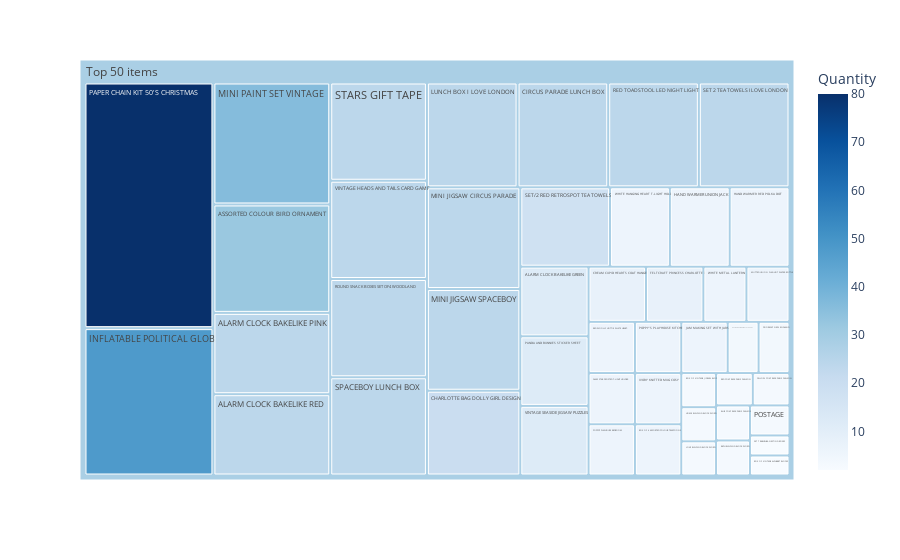

This figure's notebook cell:
### Markdown cell above
## Visualize top 50 items with TreeMap

### Code cell
# Plot the top 50 items using TreeMap.
df["all"] = "Top 50 items"
fig = px.treemap(
    df.head(50), path=["all", "Description"], values="Quantity",
    color=df["Quantity"].head(50), hover_data=["Description"],
    color_continuous_scale="Blues",
)
fig.show()

### Figure 1 — Plotly figure (JSON) as saved in the notebook; plotly's stock layout.template omitted (floating-point values rounded to 4 significant figures)
{"data": [{"branchvalues": "total", "customdata": [["WHITE HANGING HEART T-LIGHT HOLDER", 6], ["WHITE METAL LANTERN", 6], ["CREAM CUPID HEARTS COAT HANGER", 8], ["KNITTED UNION FLAG HOT WATER BOTTLE", 6], ["RED WOOLLY HOTTIE WHITE HEART.", 6], ["SET 7 BABUSHKA NESTING BOXES", 2], ["GLASS STAR FROSTED T-LIGHT HOLDER", 6], ["HAND WARMER UNION JACK", 6], ["HAND WARMER RED POLKA DOT", 6], ["ASSORTED COLOUR BIRD ORNAMENT", 32], ["POPPY'S PLAYHOUSE BEDROOM", 6], ["POPPY'S PLAYHOUSE KITCHEN", 6], ["FELTCRAFT PRINCESS CHARLOTTE DOLL", 8], ["IVORY KNITTED MUG COSY", 6], ["BOX OF 6 ASSORTED COLOUR TEASPOONS", 6], ["BOX OF VINTAGE JIGSAW BLOCKS", 3], ["BOX OF VINTAGE ALPHABET BLOCKS", 2], ["HOME BUILDING BLOCK WORD", 3], ["LOVE BUILDING BLOCK WORD", 3], ["RECIPE BOX WITH METAL HEART", 4], ["DOORMAT NEW ENGLAND", 4], ["JAM MAKING SET WITH JARS", 6], ["RED COAT RACK PARIS FASHION", 3], ["YELLOW COAT RACK PARIS FASHION", 3], ["BLUE COAT RACK PARIS FASHION", 3], ["BATH BUILDING BLOCK WORD", 3], ["ALARM CLOCK BAKELIKE PINK", 24], ["ALARM CLOCK BAKELIKE RED", 24], ["ALARM CLOCK BAKELIKE GREEN", 12], ["PANDA AND BUNNIES STICKER SHEET", 12], ["STARS GIFT TAPE", 24], ["INFLATABLE POLITICAL GLOBE", 48], ["VINTAGE HEADS AND TAILS CARD GAME", 24], ["SET/2 RED RETROSPOT TEA TOWELS", 18], ["ROUND SNACK BOXES SET OF4 WOODLAND", 24], ["SPACEBOY LUNCH BOX", 24], ["LUNCH BOX I LOVE LONDON", 24], ["CIRCUS PARADE LUNCH BOX", 24], ["CHARLOTTE BAG DOLLY GIRL DESIGN", 20], ["RED TOADSTOOL LED NIGHT LIGHT", 24], ["SET 2 TEA TOWELS I LOVE LONDON", 24], ["VINTAGE SEASIDE JIGSAW PUZZLES", 12], ["MINI JIGSAW CIRCUS PARADE", 24], ["MINI JIGSAW SPACEBOY", 24], ["MINI PAINT SET VINTAGE", 36], ["POSTAGE", 3], ["PAPER CHAIN KIT 50'S CHRISTMAS", 80], ["(?)", 28.39]], "domain": {"x": [0, 1], "y": [0, 1]}, "hovertemplate": "labels=%{label}<br>Quantity_sum=%{value}<br>parent=%{parent}<br>id=%{id}<br>Description=%{customdata[0]}<br>Quantity=%{color}<extra></extra>", "ids": ["Top 50 items/WHITE HANGING HEART T-LIGHT HOLDER", "Top 50 items/WHITE METAL LANTERN", "Top 50 items/CREAM CUPID HEARTS COAT HANGER", "Top 50 items/KNITTED UNION FLAG HOT WATER BOTTLE", "Top 50 items/RED WOOLLY HOTTIE WHITE HEART.", "Top 50 items/SET 7 BABUSHKA NESTING BOXES", "Top 50 items/GLASS STAR FROSTED T-LIGHT HOLDER", "Top 50 items/HAND WARMER UNION JACK", "Top 50 items/HAND WARMER RED POLKA DOT", "Top 50 items/ASSORTED COLOUR BIRD ORNAMENT", "Top 50 items/POPPY'S PLAYHOUSE BEDROOM", "Top 50 items/POPPY'S PLAYHOUSE KITCHEN", "Top 50 items/FELTCRAFT PRINCESS CHARLOTTE DOLL", "Top 50 items/IVORY KNITTED MUG COSY", "Top 50 items/BOX OF 6 ASSORTED COLOUR TEASPOONS", "Top 50 items/BOX OF VINTAGE JIGSAW BLOCKS", "Top 50 items/BOX OF VINTAGE ALPHABET BLOCKS", "Top 50 items/HOME BUILDING BLOCK WORD", "Top 50 items/LOVE BUILDING BLOCK WORD", "Top 50 items/RECIPE BOX WITH METAL HEART", "Top 50 items/DOORMAT NEW ENGLAND", "Top 50 items/JAM MAKING SET WITH JARS", "Top 50 items/RED COAT RACK PARIS FASHION", "Top 50 items/YELLOW COAT RACK PARIS FASHION", "Top 50 items/BLUE COAT RACK PARIS FASHION", "Top 50 items/BATH BUILDING BLOCK WORD", "Top 50 items/ALARM CLOCK BAKELIKE PINK", "Top 50 items/ALARM CLOCK BAKELIKE RED", "Top 50 items/ALARM CLOCK BAKELIKE GREEN", "Top 50 items/PANDA AND BUNNIES STICKER SHEET", "Top 50 items/STARS GIFT TAPE", "Top 50 items/INFLATABLE POLITICAL GLOBE", "Top 50 items/VINTAGE HEADS AND TAILS CARD GAME", "Top 50 items/SET/2 RED RETROSPOT TEA TOWELS", "Top 50 items/ROUND SNACK BOXES SET OF4 WOODLAND", "Top 50 items/SPACEBOY LUNCH BOX", "Top 50 items/LUNCH BOX I LOVE LONDON", "Top 50 items/CIRCUS PARADE LUNCH BOX", "Top 50 items/CHARLOTTE BAG DOLLY GIRL DESIGN", "Top 50 items/RED TOADSTOOL LED NIGHT LIGHT", "Top 50 items/SET 2 TEA TOWELS I LOVE LONDON", "Top 50 items/VINTAGE SEASIDE JIGSAW PUZZLES", "Top 50 items/MINI JIGSAW CIRCUS PARADE", "Top 50 items/MINI JIGSAW SPACEBOY", "Top 50 items/MINI PAINT SET VINTAGE", "Top 50 items/POSTAGE", "Top 50 items/PAPER CHAIN KIT 50'S CHRISTMAS", "Top 50 items"], "labels": ["WHITE HANGING HEART T-LIGHT HOLDER", "WHITE METAL LANTERN", "CREAM CUPID HEARTS COAT HANGER", "KNITTED UNION FLAG HOT WATER BOTTLE", "RED WOOLLY HOTTIE WHITE HEART.", "SET 7 BABUSHKA NESTING BOXES", "GLASS STAR FROSTED T-LIGHT HOLDER", "HAND WARMER UNION JACK", "HAND WARMER RED POLKA DOT", "ASSORTED COLOUR BIRD ORNAMENT", "POPPY'S PLAYHOUSE BEDROOM", "POPPY'S PLAYHOUSE KITCHEN", "FELTCRAFT PRINCESS CHARLOTTE DOLL", "IVORY KNITTED MUG COSY", "BOX OF 6 ASSORTED COLOUR TEASPOONS", "BOX OF VINTAGE JIGSAW BLOCKS", "BOX OF VINTAGE ALPHABET BLOCKS", "HOME BUILDING BLOCK WORD", "LOVE BUILDING BLOCK WORD", "RECIPE BOX WITH METAL HEART", "DOORMAT NEW ENGLAND", "JAM MAKING SET WITH JARS", "RED COAT RACK PARIS FASHION", "YELLOW COAT RACK PARIS FASHION", "BLUE COAT RACK PARIS FASHION", "BATH BUILDING BLOCK WORD", "ALARM CLOCK BAKELIKE PINK", "ALARM CLOCK BAKELIKE RED", "ALARM CLOCK BAKELIKE GREEN", "PANDA AND BUNNIES STICKER SHEET", "STARS GIFT TAPE", "INFLATABLE POLITICAL GLOBE", "VINTAGE HEADS AND TAILS CARD GAME", "SET/2 RED RETROSPOT TEA TOWELS", "ROUND SNACK BOXES SET OF4 WOODLAND", "SPACEBOY LUNCH BOX", "LUNCH BOX I LOVE LONDON", "CIRCUS PARADE LUNCH BOX", "CHARLOTTE BAG DOLLY GIRL DESIGN", "RED TOADSTOOL LED NIGHT LIGHT", "SET 2 TEA TOWELS I LOVE LONDON", "VINTAGE SEASIDE JIGSAW PUZZLES", "MINI JIGSAW CIRCUS PARADE", "MINI JIGSAW SPACEBOY", "MINI PAINT SET VINTAGE", "POSTAGE", "PAPER CHAIN KIT 50'S CHRISTMAS", "Top 50 items"], "marker": {"coloraxis": "coloraxis", "colors": [6.0, 6.0, 8.0, 6.0, 6.0, 2.0, 6.0, 6.0, 6.0, 32.0, 6.0, 6.0, 8.0, 6.0, 6.0, 3.0, 2.0, 3.0, 3.0, 4.0, 4.0, 6.0, 3.0, 3.0, 3.0, 3.0, 24.0, 24.0, 12.0, 12.0, 24.0, 48.0, 24.0, 18.0, 24.0, 24.0, 24.0, 24.0, 20.0, 24.0, 24.0, 12.0, 24.0, 24.0, 36.0, 3.0, 80.0, 28.39]}, "name": "", "parents": ["Top 50 items", "Top 50 items", "Top 50 items", "Top 50 items", "Top 50 items", "Top 50 items", "Top 50 items", "Top 50 items", "Top 50 items", "Top 50 items", "Top 50 items", "Top 50 items", "Top 50 items", "Top 50 items", "Top 50 items", "Top 50 items", "Top 50 items", "Top 50 items", "Top 50 items", "Top 50 items", "Top 50 items", "Top 50 items", "Top 50 items", "Top 50 items", "Top 50 items", "Top 50 items", "Top 50 items", "Top 50 items", "Top 50 items", "Top 50 items", "Top 50 items", "Top 50 items", "Top 50 items", "Top 50 items", "Top 50 items", "Top 50 items", "Top 50 items", "Top 50 items", "Top 50 items", "Top 50 items", "Top 50 items", "Top 50 items", "Top 50 items", "Top 50 items", "Top 50 items", "Top 50 items", "Top 50 items", ""], "type": "treemap", "values": [12.0, 6.0, 8.0, 6.0, 6.0, 2.0, 6.0, 12.0, 12.0, 32.0, 6.0, 6.0, 8.0, 6.0, 6.0, 3.0, 2.0, 3.0, 3.0, 4.0, 4.0, 6.0, 3.0, 3.0, 3.0, 3.0, 24.0, 24.0, 12.0, 12.0, 24.0, 48.0, 24.0, 18.0, 24.0, 24.0, 24.0, 24.0, 20.0, 24.0, 24.0, 12.0, 24.0, 24.0, 36.0, 3.0, 80.0, 700.0]}], "layout": {"coloraxis": {"colorbar": {"title": {"text": "Quantity"}}, "colorscale": [[0, "rgb(247,251,255)"], [0.125, "rgb(222,235,247)"], [0.25, "rgb(198,219,239)"], [0.375, "rgb(158,202,225)"], [0.5, "rgb(107,174,214)"], [0.625, "rgb(66,146,198)"], [0.75, "rgb(33,113,181)"], [0.875, "rgb(8,81,156)"], [1, "rgb(8,48,107)"]]}, "legend": {"tracegroupgap": 0}, "margin": {"t": 60}}}
